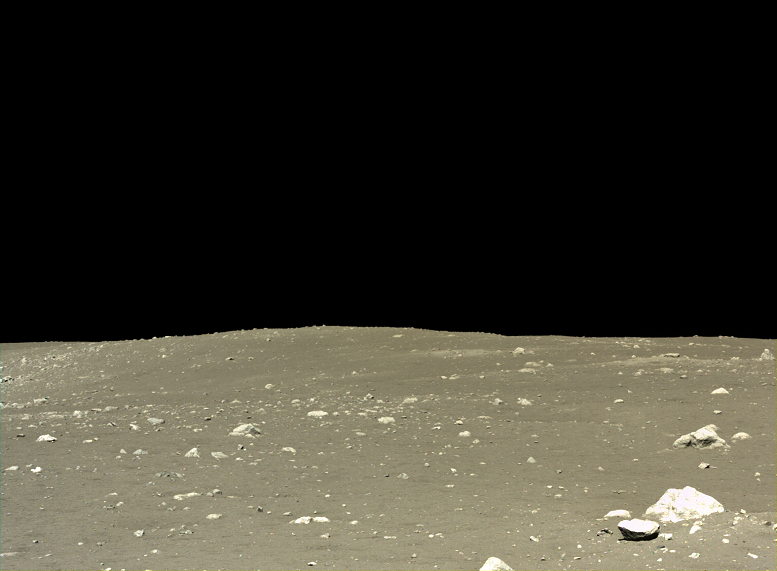
#> input picture processingTesting/references/InClass1/moon.png, 777 x 571 px
$ jupyter execute InClass1.ipynb   (shell and % lines are left out)
#> lines starting #> are read from the running program, lines starting #| are printed output that depends on the picture; after the words box and inside, x2 and y2 are one past the last pixel; in counts of white or black regions, pixels touching at a corner belong together; long printed decimals are rounded
# In-class Programming Assignment 1: Image Processing

## Overview:

In this lab, we will process a series of images using algorithms such as thresholding and
connected components to perform obstacle detection for a planetary rover. To complete the
assignment you must submit via Canvas a screenshot / image of the final result you obtained
after running your code.

[cell 1]
import numpy as np
import cv2
import matplotlib.pyplot as plt
plt.rcParams['figure.figsize'] = [10, 5]

[cell 2]
# Mount a Google Drive folder so that the data files can be accessed
# This step may be skipped when running this notebook locally
from google.colab import drive
from google.colab import files
import sys
drive.mount('/content/drive', force_remount=True)
%cd drive/MyDrive/InClass1/
sys.path.insert(0,'/content/drive/MyDrive/InClass1/')

[cell 3]
# Read the input image as a Numpy array
input_image = cv2.imread('moon.png')
#> input_image is the input picture: shape (571, 777, 3); mean B, G, R 48.7, 59.5, 62.2

# OpenCV reads the image in BGR format, this converts it to RGB format
input_image = input_image[:,:,::-1]
print('input_image', input_image.shape, input_image.dtype, input_image.min(), input_image.max())
#| input_image (571, 777, 3) uint8 0 255

# Use Matplotlib to draw the image
plt.figure()
plt.imshow(input_image)

[cell 4]
#print(input_image.shape)
#print(input_image)
print(input_image[500, 100])
#| [141 138 118]

## 1. Thresholding

The first step is to assign each pixel in the input image as either rock or not-rock. We can make
use of the property that rocks appear at a higher intensity in the image. Thresholding refers to the
process of creating a binary image by applying a threshold on the pixel intensity such that pixels
that fall above the threshold are assigned a value of 1 whereas pixels that fall below the threshold
are assigned a value of 0.

[cell 5]
# TODO: convert the original image into a grayscale image
# each pixel in the grayscale image is the mean of 3 color channels in the original image (RGB)
grayscale_image = input_image.mean(axis=-1)
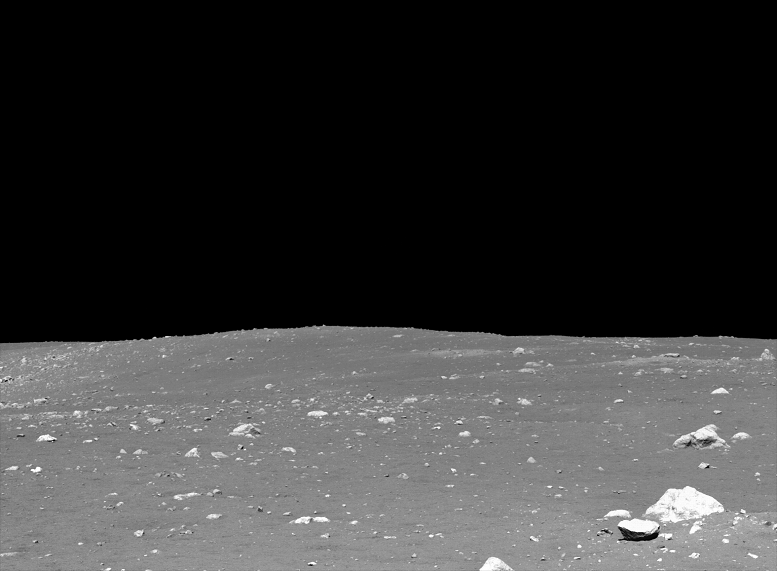
#> grayscale_image: shape (571, 777) float64; min 0, max 255, mean 56.8
print('grayscale_image', grayscale_image, grayscale_image.shape, grayscale_image.dtype, grayscale_image.min(), grayscale_image.max())
#> (printed output is left out)
# TODO: create a binary image by thresholding the grayscale image
# each pixel in the binary image is either True or False based on
# whether the grayscale pixel passes the intensity threshold
# this can be implemented using the comparison operator for Numpy arrays
binary_image = grayscale_image > 200
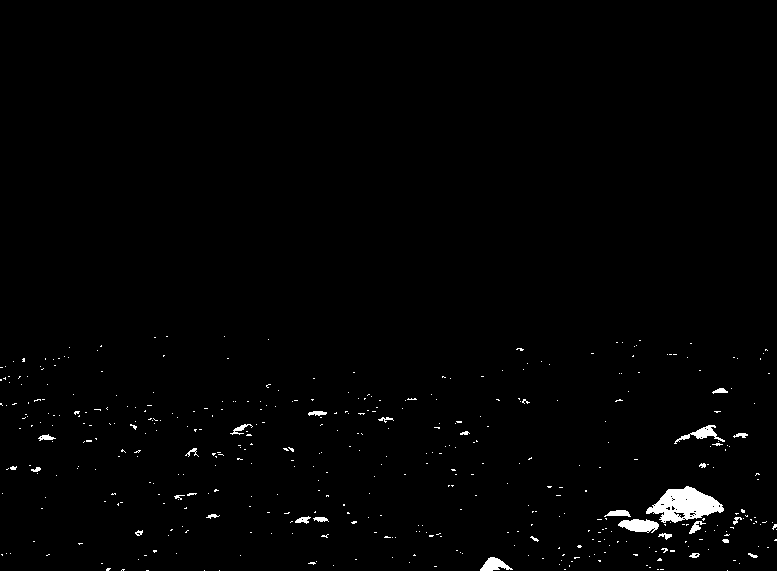
#> binary_image: shape (571, 777) bool; 1.1% white; 440 white regions (412 under 20 px), largest, box (x1, y1, x2, y2) and area: (646, 486, 724, 523) 1628, (618, 519, 659, 533) 394, (674, 425, 725, 444) 288
print('binary_image', binary_image.shape, binary_image.dtype, binary_image.min(), binary_image.max())
#| binary_image (571, 777) bool False True
# TODO: Use Matplotlib to draw the image
plt.figure()
#plt.imshow(grayscale_image, cmap='gray')
plt.imshow(binary_image.astype(float), cmap='gray')
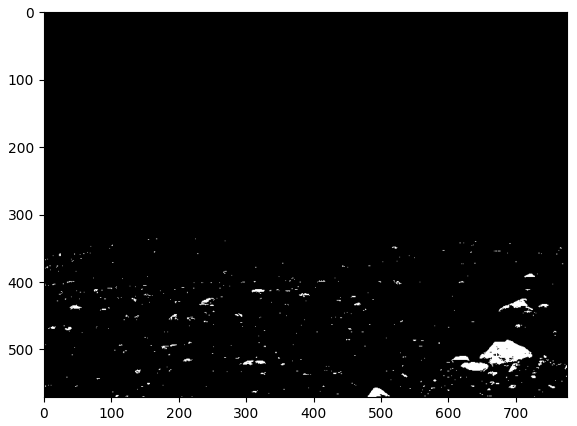
#> figure drawn by matplotlib, 1 panel

## 2. Connected Components

The next step is to group the rock pixels together to obtain individual rocks. The connected
components algorithm can be used to find neighboring pixels and connect them together to form
individual components. The connected components algorithm implemented in OpenCV will
output a label image, where each pixel is given an integer label ranging from 0 to N (N is the
number of components).

[cell 6]
# TODO: determine the label image from the binary image
# using OpenCV's built-in connectedComponents function
# note that the binary array has to be converted to the uint8 data type
_, comp = cv2.connectedComponents(binary_image.astype(np.uint8))
#> comp: shape (571, 777) int32; 441 distinct labels, from 0 to 440
print('comp', comp.shape, comp.dtype, comp.min(), comp.max())
#| comp (571, 777) int32 0 440
# TODO: Use Matplotlib to draw the image
plt.figure()
plt.imshow(comp)

[cell 7]
print(comp[500,700])
#| 263

## 3. Centroid Computation

Finally, we need to compute the centroid position (in image coordinates) of each individual large
rock. By iterating through each component (obtained in the previous step), we can determine the
image coordinates of the pixels that belong in that component and compute the centroid position
by taking the mean over the image coordinates. To overcome noise and erroneous detections in
the data, we would also need to sort the components by size (number of pixels) and only use
components that are large enough (i.e. belonging to large rocks).

[cell 8]
# TODO: loop through the components in the label image and
# calculate the mean X-coordinate and mean Y-coordinate of each component
# filter out components that are too small
num_components = comp.max()
#> num_components = 440
min_num_pixels = 50

all_centroids_x = []
all_centroids_y = []
j = 0

for i in range(1, num_components+1):
  mask = comp == i
  y, x = np.nonzero(mask)
  if len(x) > min_num_pixels:
    #big rocks
    cx = x.mean()
    cy = y.mean()
    all_centroids_x.append(cx)
    all_centroids_y.append(cy)
    j += 1
    print('Centroid', j, 'x =', cx, 'y =', cy)
#> this loop made 440 passes
#> (cx, cy) on passes 65, 118, 159, 162, 178, 263, 295, 304, 305, 312, 318, 410: (719.9, 390.6), (317, 412.8), (240, 428.7), (701.6, 433.6), (45.82, 437.3), (684.6, 504.5), (618.2, 513), (302.6, 519.6), (320.4, 518.8), (639, 525.1), (695.6, 526.7), (493.9, 564.5)
#> (y, x) on passes 1 to 6: ([337, 337], [154, 155]), ([336, 336], [166, 167]), ([336], [224]), ([339], [268]), ([340, 340], [639, 640]), ([342, 342], [616, 617])
#| Centroid 1 x = 719.893 y = 390.571
#| Centroid 2 x = 317.015 y = 412.809
#| Centroid 3 x = 240.0 y = 428.695
#| Centroid 4 x = 701.597 y = 433.632
#| Centroid 5 x = 45.815 y = 437.308
#| Centroid 6 x = 684.615 y = 504.525
#| Centroid 7 x = 618.205 y = 513.016
#| Centroid 8 x = 302.609 y = 519.609
#> (further printed lines are left out)
#> pass 1, `mask = comp == i`:
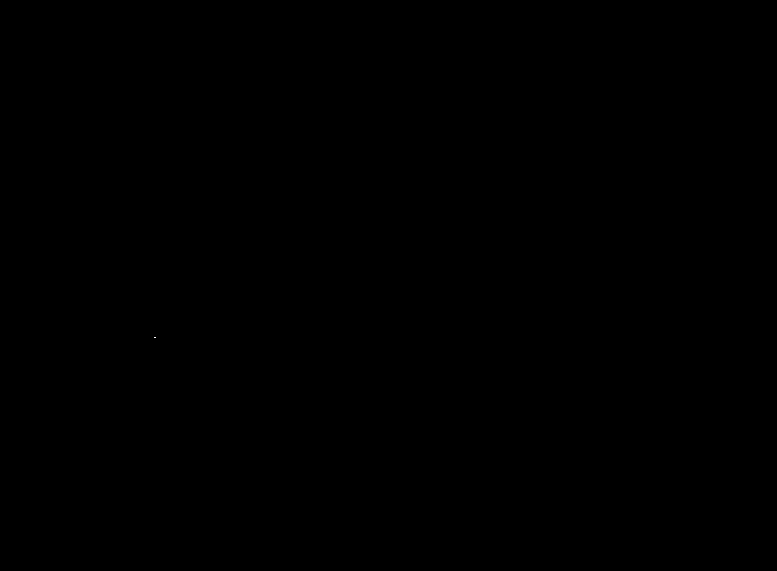
#> mask: shape (571, 777) bool; 0% white in thin lines or dots, all inside (x1, y1, x2, y2) = (154, 337, 156, 338)
#> after the loop: mask: shape (571, 777) bool; 0% white in thin lines or dots, all inside (x1, y1, x2, y2) = (727, 570, 728, 571)
#> after the loop, all_centroids_x = [719.9, 317, 240, 701.6, 45.82, 684.6, 618.2, 302.6, 320.4, 639, 695.6, 493.9]; all_centroids_y = [390.6, 412.8, 428.7, 433.6, 437.3, 504.5, 513, 519.6, 518.8, 525.1, 526.7, 564.5]; j = 12
  #else:
    #small rocks
    #print('Filtered')


# TODO: Use Matplotlib to draw the image overlaid with X's
# indicating the location of individual rocks
plt.figure()
plt.imshow(input_image)
plt.plot(all_centroids_x, all_centroids_y, 'rx')
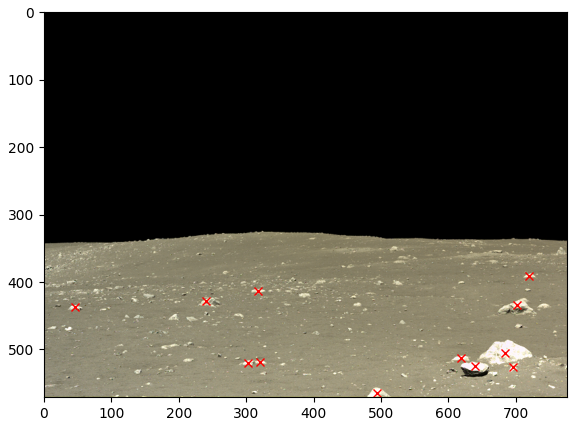
#> figure drawn by matplotlib, 1 panel
